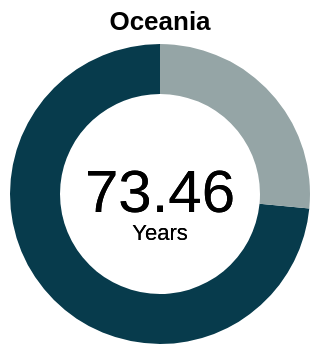

This figure's Vega-Lite source:
### Vega-Lite specification from a JSON file in a GitHub repository (floating-point values rounded to 4 significant figures)
{"$schema": "https://vega.github.io/schema/vega-lite/v5.json", "width": 150, "height": 150, "config": {"view": {"stroke": null}}, "title": {"text": "Oceania"}, "data": {"values": [{"Continent": "Oceania", "Avg_LE": "73.46355526"}, {"Continent": "Remaining", "Avg_LE": "26.53644474"}]}, "layer": [{"mark": {"type": "arc", "innerRadius": 50}}, {"mark": {"type": "text", "text": "73.46", "fontSize": 30}, "encoding": {"color": {"value": "black"}}}, {"mark": {"type": "text", "text": "Years", "dy": 20}, "encoding": {"color": {"value": "black"}}}], "encoding": {"theta": {"field": "Avg_LE", "type": "quantitative"}, "color": {"field": "Continent", "type": "nominal", "legend": null, "scale": {"domain": ["Oceania", "Remaining"], "range": ["#073b4c", "#95A5A6"]}}, "tooltip": [{"field": "Continent", "type": "nominal", "title": "Continent"}, {"field": "Avg_LE", "type": "quantitative", "title": "Life Expectancy (years)", "format": ".2f"}]}}
